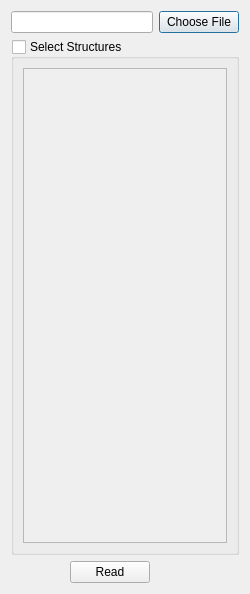
<?xml version="1.0" encoding="UTF-8"?>
<ui version="4.0">
 <class>RTStructReaderDialog</class>
 <widget class="QDialog" name="RTStructReaderDialog">
  <property name="geometry">
   <rect>
    <x>0</x>
    <y>0</y>
    <width>250</width>
    <height>594</height>
   </rect>
  </property>
  <property name="sizePolicy">
   <sizepolicy hsizetype="Expanding" vsizetype="Expanding">
    <horstretch>0</horstretch>
    <verstretch>0</verstretch>
   </sizepolicy>
  </property>
  <property name="minimumSize">
   <size>
    <width>250</width>
    <height>594</height>
   </size>
  </property>
  <property name="windowTitle">
   <string>RT Structure Reader</string>
  </property>
  <layout class="QGridLayout" name="gridLayout_2">
   <item row="0" column="0">
    <layout class="QVBoxLayout" name="verticalLayout_2">
     <item>
      <layout class="QGridLayout" name="gridLayout_3">
       <item row="0" column="0">
        <layout class="QGridLayout" name="gridLayout_4">
         <item row="0" column="0">
          <widget class="QLineEdit" name="lineEdit">
           <property name="readOnly">
            <bool>true</bool>
           </property>
          </widget>
         </item>
         <item row="0" column="1">
          <widget class="QPushButton" name="pushButtonChooseFile">
           <property name="text">
            <string>Choose File</string>
           </property>
          </widget>
         </item>
        </layout>
       </item>
       <item row="1" column="0">
        <layout class="QHBoxLayout" name="horizontalLayout">
         <item>
          <widget class="QGroupBox" name="groupBox">
           <property name="title">
            <string>Select Structures</string>
           </property>
           <property name="checkable">
            <bool>true</bool>
           </property>
           <property name="checked">
            <bool>false</bool>
           </property>
           <layout class="QGridLayout" name="gridLayout">
            <item row="0" column="0">
             <widget class="QListWidget" name="listWidgetStructs">
              <property name="font">
               <font>
                <pointsize>10</pointsize>
                <stylestrategy>PreferAntialias</stylestrategy>
               </font>
              </property>
             </widget>
            </item>
           </layout>
          </widget>
         </item>
        </layout>
       </item>
      </layout>
     </item>
     <item>
      <layout class="QHBoxLayout" name="horizontalLayout_3">
       <item>
        <spacer name="horizontalSpacer_2">
         <property name="orientation">
          <enum>Qt::Orientation::Horizontal</enum>
         </property>
         <property name="sizeHint" stdset="0">
          <size>
           <width>228</width>
           <height>20</height>
          </size>
         </property>
        </spacer>
       </item>
       <item>
        <widget class="QPushButton" name="pushButtonRead">
         <property name="text">
          <string>Read</string>
         </property>
         <property name="icon">
          <iconset>
           <normaloff>:/Icons/Page-read.png</normaloff>:/Icons/Page-read.png</iconset>
         </property>
        </widget>
       </item>
       <item>
        <spacer name="horizontalSpacer_3">
         <property name="orientation">
          <enum>Qt::Orientation::Horizontal</enum>
         </property>
         <property name="sizeHint" stdset="0">
          <size>
           <width>258</width>
           <height>20</height>
          </size>
         </property>
        </spacer>
       </item>
      </layout>
     </item>
    </layout>
   </item>
  </layout>
 </widget>
 <tabstops>
  <tabstop>pushButtonChooseFile</tabstop>
  <tabstop>groupBox</tabstop>
  <tabstop>pushButtonRead</tabstop>
  <tabstop>lineEdit</tabstop>
  <tabstop>listWidgetStructs</tabstop>
 </tabstops>
 <resources>
  <include location="RC.qrc"/>
 </resources>
 <connections/>
</ui>
